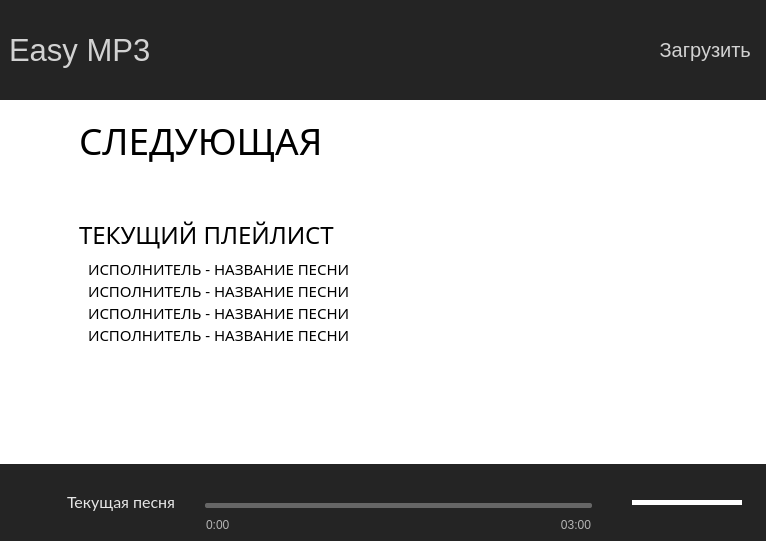
<?xml version="1.0" encoding="UTF-8"?>
<ui version="4.0">
 <class>MainWindow</class>
 <widget class="QMainWindow" name="MainWindow">
  <property name="enabled">
   <bool>true</bool>
  </property>
  <property name="geometry">
   <rect>
    <x>0</x>
    <y>0</y>
    <width>766</width>
    <height>541</height>
   </rect>
  </property>
  <property name="minimumSize">
   <size>
    <width>700</width>
    <height>400</height>
   </size>
  </property>
  <property name="palette">
   <palette>
    <active>
     <colorrole role="ToolTipText">
      <brush brushstyle="SolidPattern">
       <color alpha="255">
        <red>0</red>
        <green>0</green>
        <blue>0</blue>
       </color>
      </brush>
     </colorrole>
    </active>
    <inactive>
     <colorrole role="ToolTipText">
      <brush brushstyle="SolidPattern">
       <color alpha="255">
        <red>0</red>
        <green>0</green>
        <blue>0</blue>
       </color>
      </brush>
     </colorrole>
    </inactive>
    <disabled>
     <colorrole role="ToolTipText">
      <brush brushstyle="SolidPattern">
       <color alpha="255">
        <red>0</red>
        <green>0</green>
        <blue>0</blue>
       </color>
      </brush>
     </colorrole>
    </disabled>
   </palette>
  </property>
  <property name="font">
   <font>
    <family>EchoRevival</family>
    <kerning>true</kerning>
   </font>
  </property>
  <property name="windowTitle">
   <string>MainWindow</string>
  </property>
  <property name="whatsThis">
   <string>&lt;html&gt;&lt;head/&gt;&lt;body&gt;&lt;p&gt;&lt;br/&gt;&lt;/p&gt;&lt;/body&gt;&lt;/html&gt;</string>
  </property>
  <property name="autoFillBackground">
   <bool>false</bool>
  </property>
  <property name="styleSheet">
   <string notr="true">border: null;</string>
  </property>
  <property name="inputMethodHints">
   <set>Qt::ImhPreferUppercase</set>
  </property>
  <property name="animated">
   <bool>true</bool>
  </property>
  <property name="tabShape">
   <enum>QTabWidget::Rounded</enum>
  </property>
  <widget class="QWidget" name="centralwidget">
   <property name="contextMenuPolicy">
    <enum>Qt::NoContextMenu</enum>
   </property>
   <property name="styleSheet">
    <string notr="true">QScrollBar:vertical {              
            border: none;
            background:white;
            width:3px;
            margin: 0px 0px 0px 0px;
        }
QScrollBar::handle:vertical {
            background: qlineargradient(x1:0, y1:0, x2:1, y2:0,
            stop: 0 rgb(32, 47, 130), stop: 0.5 rgb(32, 47, 130), stop:1 rgb(32, 47, 130));
            min-height: 0px;
        }
QScrollBar::add-line:vertical {
            background: qlineargradient(x1:0, y1:0, x2:1, y2:0,
            stop: 0 rgb(32, 47, 130), stop: 0.5 rgb(32, 47, 130),  stop:1 rgb(32, 47, 130));
            height: 0px;
            subcontrol-position: bottom;
            subcontrol-origin: margin;
        }
QScrollBar::sub-line:vertical {
            background: qlineargradient(x1:0, y1:0, x2:1, y2:0,
            stop: 0  rgb(32, 47, 130), stop: 0.5 rgb(32, 47, 130),  stop:1 rgb(32, 47, 130));
            height: 0 px;
            subcontrol-position: top;
            subcontrol-origin: margin;
        }
QWidget {
background-color: rgb(255, 255, 255);
}</string>
   </property>
   <layout class="QVBoxLayout" name="verticalLayout">
    <property name="leftMargin">
     <number>0</number>
    </property>
    <property name="topMargin">
     <number>0</number>
    </property>
    <property name="rightMargin">
     <number>0</number>
    </property>
    <property name="bottomMargin">
     <number>0</number>
    </property>
    <item>
     <widget class="QWidget" name="widget1" native="true">
      <property name="minimumSize">
       <size>
        <width>100</width>
        <height>100</height>
       </size>
      </property>
      <property name="contextMenuPolicy">
       <enum>Qt::NoContextMenu</enum>
      </property>
      <property name="autoFillBackground">
       <bool>false</bool>
      </property>
      <property name="styleSheet">
       <string notr="true">QWidget {
background-color: rgb(36, 36, 36);
}

QLabel, QPushButton {
color: rgb(210, 210, 210);
}</string>
      </property>
      <layout class="QHBoxLayout" name="horizontalLayout_5" stretch="0,0,0">
       <property name="spacing">
        <number>15</number>
       </property>
       <property name="rightMargin">
        <number>15</number>
       </property>
       <item>
        <widget class="QLabel" name="label_7">
         <property name="font">
          <font>
           <pointsize>23</pointsize>
          </font>
         </property>
         <property name="styleSheet">
          <string notr="true"/>
         </property>
         <property name="text">
          <string>Easy MP3</string>
         </property>
        </widget>
       </item>
       <item>
        <spacer name="horizontalSpacer_5">
         <property name="orientation">
          <enum>Qt::Horizontal</enum>
         </property>
         <property name="sizeHint" stdset="0">
          <size>
           <width>40</width>
           <height>20</height>
          </size>
         </property>
        </spacer>
       </item>
       <item>
        <widget class="QPushButton" name="upload_button">
         <property name="font">
          <font>
           <pointsize>15</pointsize>
          </font>
         </property>
         <property name="cursor">
          <cursorShape>PointingHandCursor</cursorShape>
         </property>
         <property name="text">
          <string> Загрузить</string>
         </property>
         <property name="icon">
          <iconset>
           <normaloff>img/load.png</normaloff>img/load.png</iconset>
         </property>
         <property name="iconSize">
          <size>
           <width>16</width>
           <height>16</height>
          </size>
         </property>
        </widget>
       </item>
      </layout>
     </widget>
    </item>
    <item>
     <widget class="QWidget" name="widget2" native="true">
      <property name="contextMenuPolicy">
       <enum>Qt::NoContextMenu</enum>
      </property>
      <layout class="QVBoxLayout" name="verticalLayout_2">
       <property name="leftMargin">
        <number>79</number>
       </property>
       <property name="rightMargin">
        <number>79</number>
       </property>
       <item>
        <widget class="QLabel" name="nextLabel">
         <property name="font">
          <font>
           <family>TRY Clother</family>
           <pointsize>28</pointsize>
          </font>
         </property>
         <property name="styleSheet">
          <string notr="true"/>
         </property>
         <property name="text">
          <string>СЛЕДУЮЩАЯ</string>
         </property>
         <property name="alignment">
          <set>Qt::AlignLeading|Qt::AlignLeft|Qt::AlignVCenter</set>
         </property>
        </widget>
       </item>
       <item>
        <widget class="QWidget" name="widget" native="true">
         <property name="minimumSize">
          <size>
           <width>0</width>
           <height>0</height>
          </size>
         </property>
         <property name="contextMenuPolicy">
          <enum>Qt::NoContextMenu</enum>
         </property>
         <property name="styleSheet">
          <string notr="true">background-color: rgb(36, 36, 36);

border-radius: 10px;

QWidget {
border: 1px solid;
}
</string>
         </property>
         <layout class="QHBoxLayout" name="horizontalLayout_4">
          <property name="spacing">
           <number>10</number>
          </property>
          <item>
           <widget class="QLabel" name="label_5">
            <property name="maximumSize">
             <size>
              <width>20</width>
              <height>20</height>
             </size>
            </property>
            <property name="styleSheet">
             <string notr="true">border-radius: 100px;</string>
            </property>
            <property name="text">
             <string/>
            </property>
            <property name="pixmap">
             <pixmap>img/right.png</pixmap>
            </property>
            <property name="scaledContents">
             <bool>true</bool>
            </property>
           </widget>
          </item>
          <item>
           <widget class="QLabel" name="nextTitle">
            <property name="font">
             <font>
              <family>DINPro-Regular</family>
              <pointsize>11</pointsize>
              <weight>50</weight>
              <italic>false</italic>
              <bold>false</bold>
              <underline>false</underline>
             </font>
            </property>
            <property name="styleSheet">
             <string notr="true">color: rgb(255, 255, 255);</string>
            </property>
            <property name="text">
             <string>ИСПОЛНИТЕЛЬ - НАЗВАНИЕ ПЕСНИ</string>
            </property>
            <property name="scaledContents">
             <bool>false</bool>
            </property>
            <property name="wordWrap">
             <bool>false</bool>
            </property>
           </widget>
          </item>
         </layout>
        </widget>
       </item>
       <item>
        <widget class="QLabel" name="playlistLabel">
         <property name="font">
          <font>
           <family>TRY Clother</family>
           <pointsize>18</pointsize>
           <weight>50</weight>
           <bold>false</bold>
          </font>
         </property>
         <property name="toolTip">
          <string>&lt;html&gt;&lt;head/&gt;&lt;body&gt;&lt;p&gt;&lt;br/&gt;&lt;/p&gt;&lt;/body&gt;&lt;/html&gt;</string>
         </property>
         <property name="text">
          <string>ТЕКУЩИЙ ПЛЕЙЛИСТ</string>
         </property>
         <property name="alignment">
          <set>Qt::AlignLeading|Qt::AlignLeft|Qt::AlignVCenter</set>
         </property>
        </widget>
       </item>
       <item>
        <layout class="QVBoxLayout" name="verticalLayout_4">
         <property name="sizeConstraint">
          <enum>QLayout::SetFixedSize</enum>
         </property>
         <property name="leftMargin">
          <number>6</number>
         </property>
         <item>
          <widget class="QListWidget" name="playlist_list">
           <property name="font">
            <font>
             <family>BrokgauzEfron</family>
             <pointsize>11</pointsize>
             <weight>50</weight>
             <bold>false</bold>
            </font>
           </property>
           <property name="cursor" stdset="0">
            <cursorShape>ArrowCursor</cursorShape>
           </property>
           <property name="contextMenuPolicy">
            <enum>Qt::CustomContextMenu</enum>
           </property>
           <property name="styleSheet">
            <string notr="true"/>
           </property>
           <property name="frameShadow">
            <enum>QFrame::Sunken</enum>
           </property>
           <property name="verticalScrollBarPolicy">
            <enum>Qt::ScrollBarAsNeeded</enum>
           </property>
           <property name="horizontalScrollBarPolicy">
            <enum>Qt::ScrollBarAlwaysOff</enum>
           </property>
           <property name="sizeAdjustPolicy">
            <enum>QAbstractScrollArea::AdjustIgnored</enum>
           </property>
           <property name="autoScroll">
            <bool>true</bool>
           </property>
           <property name="editTriggers">
            <set>QAbstractItemView::NoEditTriggers</set>
           </property>
           <property name="showDropIndicator" stdset="0">
            <bool>false</bool>
           </property>
           <property name="defaultDropAction">
            <enum>Qt::MoveAction</enum>
           </property>
           <property name="selectionMode">
            <enum>QAbstractItemView::MultiSelection</enum>
           </property>
           <property name="selectionBehavior">
            <enum>QAbstractItemView::SelectItems</enum>
           </property>
           <property name="verticalScrollMode">
            <enum>QAbstractItemView::ScrollPerItem</enum>
           </property>
           <property name="movement">
            <enum>QListView::Static</enum>
           </property>
           <property name="flow">
            <enum>QListView::TopToBottom</enum>
           </property>
           <property name="spacing">
            <number>0</number>
           </property>
           <property name="viewMode">
            <enum>QListView::ListMode</enum>
           </property>
           <property name="selectionRectVisible">
            <bool>false</bool>
           </property>
           <item>
            <property name="text">
             <string>ИСПОЛНИТЕЛЬ - НАЗВАНИЕ ПЕСНИ</string>
            </property>
            <property name="icon">
             <iconset>
              <normaloff>img/cd.png</normaloff>img/cd.png</iconset>
            </property>
            <property name="flags">
             <set>NoItemFlags</set>
            </property>
           </item>
           <item>
            <property name="text">
             <string>ИСПОЛНИТЕЛЬ - НАЗВАНИЕ ПЕСНИ</string>
            </property>
            <property name="icon">
             <iconset>
              <normaloff>img/cd.png</normaloff>img/cd.png</iconset>
            </property>
            <property name="flags">
             <set>NoItemFlags</set>
            </property>
           </item>
           <item>
            <property name="text">
             <string>ИСПОЛНИТЕЛЬ - НАЗВАНИЕ ПЕСНИ</string>
            </property>
            <property name="icon">
             <iconset>
              <normaloff>img/cd.png</normaloff>img/cd.png</iconset>
            </property>
            <property name="flags">
             <set>NoItemFlags</set>
            </property>
           </item>
           <item>
            <property name="text">
             <string>ИСПОЛНИТЕЛЬ - НАЗВАНИЕ ПЕСНИ</string>
            </property>
            <property name="icon">
             <iconset>
              <normaloff>img/cd.png</normaloff>img/cd.png</iconset>
            </property>
            <property name="flags">
             <set>NoItemFlags</set>
            </property>
           </item>
          </widget>
         </item>
        </layout>
       </item>
       <item>
        <spacer name="verticalSpacer">
         <property name="orientation">
          <enum>Qt::Vertical</enum>
         </property>
         <property name="sizeHint" stdset="0">
          <size>
           <width>20</width>
           <height>40</height>
          </size>
         </property>
        </spacer>
       </item>
      </layout>
     </widget>
    </item>
    <item>
     <widget class="QWidget" name="widget3" native="true">
      <property name="font">
       <font>
        <pointsize>8</pointsize>
       </font>
      </property>
      <property name="contextMenuPolicy">
       <enum>Qt::NoContextMenu</enum>
      </property>
      <property name="autoFillBackground">
       <bool>false</bool>
      </property>
      <property name="styleSheet">
       <string notr="true">QWidget {
background-color: rgb(36, 36, 36);
}</string>
      </property>
      <layout class="QHBoxLayout" name="horizontalLayout_3">
       <property name="spacing">
        <number>8</number>
       </property>
       <item>
        <widget class="QLabel" name="nowplayingImage">
         <property name="minimumSize">
          <size>
           <width>50</width>
           <height>50</height>
          </size>
         </property>
         <property name="maximumSize">
          <size>
           <width>50</width>
           <height>50</height>
          </size>
         </property>
         <property name="cursor">
          <cursorShape>WhatsThisCursor</cursorShape>
         </property>
         <property name="mouseTracking">
          <bool>false</bool>
         </property>
         <property name="toolTip">
          <string>&lt;html&gt;&lt;head/&gt;&lt;body&gt;&lt;p&gt;&lt;span style=&quot; color:#000000;&quot;&gt;MP3 Player v1.0&lt;/span&gt;&lt;/p&gt;&lt;/body&gt;&lt;/html&gt;</string>
         </property>
         <property name="text">
          <string/>
         </property>
         <property name="pixmap">
          <pixmap>img/mp3.png</pixmap>
         </property>
         <property name="scaledContents">
          <bool>true</bool>
         </property>
        </widget>
       </item>
       <item>
        <layout class="QVBoxLayout" name="labelsLayout">
         <property name="spacing">
          <number>0</number>
         </property>
         <property name="topMargin">
          <number>12</number>
         </property>
         <property name="bottomMargin">
          <number>13</number>
         </property>
         <item>
          <widget class="QLabel" name="nowTitle">
           <property name="minimumSize">
            <size>
             <width>120</width>
             <height>0</height>
            </size>
           </property>
           <property name="maximumSize">
            <size>
             <width>120</width>
             <height>50</height>
            </size>
           </property>
           <property name="font">
            <font>
             <family>Lato</family>
             <pointsize>12</pointsize>
            </font>
           </property>
           <property name="mouseTracking">
            <bool>true</bool>
           </property>
           <property name="styleSheet">
            <string notr="true">color: rgb(230, 230, 230);</string>
           </property>
           <property name="text">
            <string>Текущая песня</string>
           </property>
           <property name="textFormat">
            <enum>Qt::AutoText</enum>
           </property>
           <property name="scaledContents">
            <bool>false</bool>
           </property>
           <property name="wordWrap">
            <bool>true</bool>
           </property>
          </widget>
         </item>
        </layout>
       </item>
       <item>
        <spacer name="horizontalSpacer_3">
         <property name="orientation">
          <enum>Qt::Horizontal</enum>
         </property>
         <property name="sizeType">
          <enum>QSizePolicy::Fixed</enum>
         </property>
         <property name="sizeHint" stdset="0">
          <size>
           <width>10</width>
           <height>20</height>
          </size>
         </property>
        </spacer>
       </item>
       <item>
        <layout class="QVBoxLayout" name="maincontrolsLayout">
         <property name="spacing">
          <number>0</number>
         </property>
         <item>
          <layout class="QHBoxLayout" name="horizontalLayout_2">
           <property name="spacing">
            <number>15</number>
           </property>
           <item>
            <spacer name="horizontalSpacer_2">
             <property name="orientation">
              <enum>Qt::Horizontal</enum>
             </property>
             <property name="sizeType">
              <enum>QSizePolicy::Expanding</enum>
             </property>
             <property name="sizeHint" stdset="0">
              <size>
               <width>100</width>
               <height>20</height>
              </size>
             </property>
            </spacer>
           </item>
           <item>
            <widget class="QLabel" name="previous_button">
             <property name="maximumSize">
              <size>
               <width>20</width>
               <height>20</height>
              </size>
             </property>
             <property name="cursor">
              <cursorShape>PointingHandCursor</cursorShape>
             </property>
             <property name="styleSheet">
              <string notr="true">color: rgb(255, 255, 255);</string>
             </property>
             <property name="text">
              <string/>
             </property>
             <property name="pixmap">
              <pixmap>img/previous.png</pixmap>
             </property>
             <property name="scaledContents">
              <bool>true</bool>
             </property>
             <property name="alignment">
              <set>Qt::AlignCenter</set>
             </property>
            </widget>
           </item>
           <item>
            <widget class="QLabel" name="play_button">
             <property name="maximumSize">
              <size>
               <width>20</width>
               <height>20</height>
              </size>
             </property>
             <property name="cursor">
              <cursorShape>PointingHandCursor</cursorShape>
             </property>
             <property name="styleSheet">
              <string notr="true">color: rgb(255, 255, 255);</string>
             </property>
             <property name="text">
              <string/>
             </property>
             <property name="pixmap">
              <pixmap>img/play.png</pixmap>
             </property>
             <property name="scaledContents">
              <bool>true</bool>
             </property>
             <property name="alignment">
              <set>Qt::AlignCenter</set>
             </property>
             <property name="wordWrap">
              <bool>false</bool>
             </property>
             <property name="margin">
              <number>0</number>
             </property>
             <property name="indent">
              <number>-1</number>
             </property>
            </widget>
           </item>
           <item>
            <widget class="QLabel" name="next_button">
             <property name="maximumSize">
              <size>
               <width>20</width>
               <height>20</height>
              </size>
             </property>
             <property name="cursor">
              <cursorShape>PointingHandCursor</cursorShape>
             </property>
             <property name="styleSheet">
              <string notr="true">color: rgb(255, 255, 255);</string>
             </property>
             <property name="text">
              <string/>
             </property>
             <property name="pixmap">
              <pixmap>img/next.png</pixmap>
             </property>
             <property name="scaledContents">
              <bool>true</bool>
             </property>
             <property name="alignment">
              <set>Qt::AlignLeading|Qt::AlignLeft|Qt::AlignVCenter</set>
             </property>
            </widget>
           </item>
           <item>
            <spacer name="horizontalSpacer">
             <property name="orientation">
              <enum>Qt::Horizontal</enum>
             </property>
             <property name="sizeHint" stdset="0">
              <size>
               <width>40</width>
               <height>20</height>
              </size>
             </property>
            </spacer>
           </item>
          </layout>
         </item>
         <item>
          <widget class="QProgressBar" name="seeker">
           <property name="minimumSize">
            <size>
             <width>300</width>
             <height>0</height>
            </size>
           </property>
           <property name="cursor">
            <cursorShape>ArrowCursor</cursorShape>
           </property>
           <property name="styleSheet">
            <string notr="true">QProgressBar {
                margin-top: 10px;
                margin-bottom: 10px;
                height: 5px;
                border: 0px solid #555;
                border-radius: 2px;
                background-color: #666;
            }
            QProgressBar::chunk {
                background-color: white;
                border-radius: 2px;
                width: 1px;
            }</string>
           </property>
           <property name="value">
            <number>0</number>
           </property>
           <property name="textVisible">
            <bool>false</bool>
           </property>
          </widget>
         </item>
         <item>
          <layout class="QHBoxLayout" name="timeLayout">
           <property name="leftMargin">
            <number>1</number>
           </property>
           <property name="rightMargin">
            <number>1</number>
           </property>
           <item>
            <widget class="QLabel" name="timestamp1">
             <property name="styleSheet">
              <string notr="true">color: rgb(180, 180, 180);</string>
             </property>
             <property name="text">
              <string>0:00</string>
             </property>
            </widget>
           </item>
           <item>
            <widget class="QLabel" name="timestamp2">
             <property name="styleSheet">
              <string notr="true">color: rgb(180, 180, 180);</string>
             </property>
             <property name="text">
              <string>03:00</string>
             </property>
             <property name="alignment">
              <set>Qt::AlignRight|Qt::AlignTrailing|Qt::AlignVCenter</set>
             </property>
            </widget>
           </item>
          </layout>
         </item>
        </layout>
       </item>
       <item>
        <spacer name="horizontalSpacer_4">
         <property name="orientation">
          <enum>Qt::Horizontal</enum>
         </property>
         <property name="sizeType">
          <enum>QSizePolicy::Fixed</enum>
         </property>
         <property name="sizeHint" stdset="0">
          <size>
           <width>10</width>
           <height>20</height>
          </size>
         </property>
        </spacer>
       </item>
       <item>
        <layout class="QHBoxLayout" name="horizontalLayout">
         <property name="spacing">
          <number>0</number>
         </property>
         <property name="leftMargin">
          <number>5</number>
         </property>
         <property name="rightMargin">
          <number>5</number>
         </property>
         <item>
          <widget class="QLabel" name="mute_button">
           <property name="sizePolicy">
            <sizepolicy hsizetype="Preferred" vsizetype="Preferred">
             <horstretch>0</horstretch>
             <verstretch>0</verstretch>
            </sizepolicy>
           </property>
           <property name="maximumSize">
            <size>
             <width>30</width>
             <height>30</height>
            </size>
           </property>
           <property name="cursor">
            <cursorShape>PointingHandCursor</cursorShape>
           </property>
           <property name="mouseTracking">
            <bool>false</bool>
           </property>
           <property name="layoutDirection">
            <enum>Qt::LeftToRight</enum>
           </property>
           <property name="autoFillBackground">
            <bool>false</bool>
           </property>
           <property name="styleSheet">
            <string notr="true"/>
           </property>
           <property name="text">
            <string/>
           </property>
           <property name="pixmap">
            <pixmap>img/volume.png</pixmap>
           </property>
           <property name="scaledContents">
            <bool>true</bool>
           </property>
           <property name="alignment">
            <set>Qt::AlignCenter</set>
           </property>
          </widget>
         </item>
         <item>
          <widget class="QProgressBar" name="volume_slider">
           <property name="sizePolicy">
            <sizepolicy hsizetype="Fixed" vsizetype="Fixed">
             <horstretch>0</horstretch>
             <verstretch>0</verstretch>
            </sizepolicy>
           </property>
           <property name="minimumSize">
            <size>
             <width>130</width>
             <height>0</height>
            </size>
           </property>
           <property name="maximumSize">
            <size>
             <width>130</width>
             <height>16777215</height>
            </size>
           </property>
           <property name="cursor">
            <cursorShape>SizeHorCursor</cursorShape>
           </property>
           <property name="mouseTracking">
            <bool>true</bool>
           </property>
           <property name="styleSheet">
            <string notr="true">QProgressBar {
                margin: 10px;
                height: 5px;
                border: 0px solid #555;
                border-radius: 2px;
                background-color: rgba(102, 102, 102);
            }
            QProgressBar::chunk {
                background-color: rgba(255, 255, 255);
                border-radius: 2px;
                width: 1px;
            }</string>
           </property>
           <property name="value">
            <number>100</number>
           </property>
           <property name="textVisible">
            <bool>false</bool>
           </property>
          </widget>
         </item>
        </layout>
       </item>
      </layout>
     </widget>
    </item>
   </layout>
  </widget>
  <widget class="QMenuBar" name="menubar">
   <property name="geometry">
    <rect>
     <x>0</x>
     <y>0</y>
     <width>766</width>
     <height>21</height>
    </rect>
   </property>
  </widget>
 </widget>
 <resources/>
 <connections/>
</ui>
